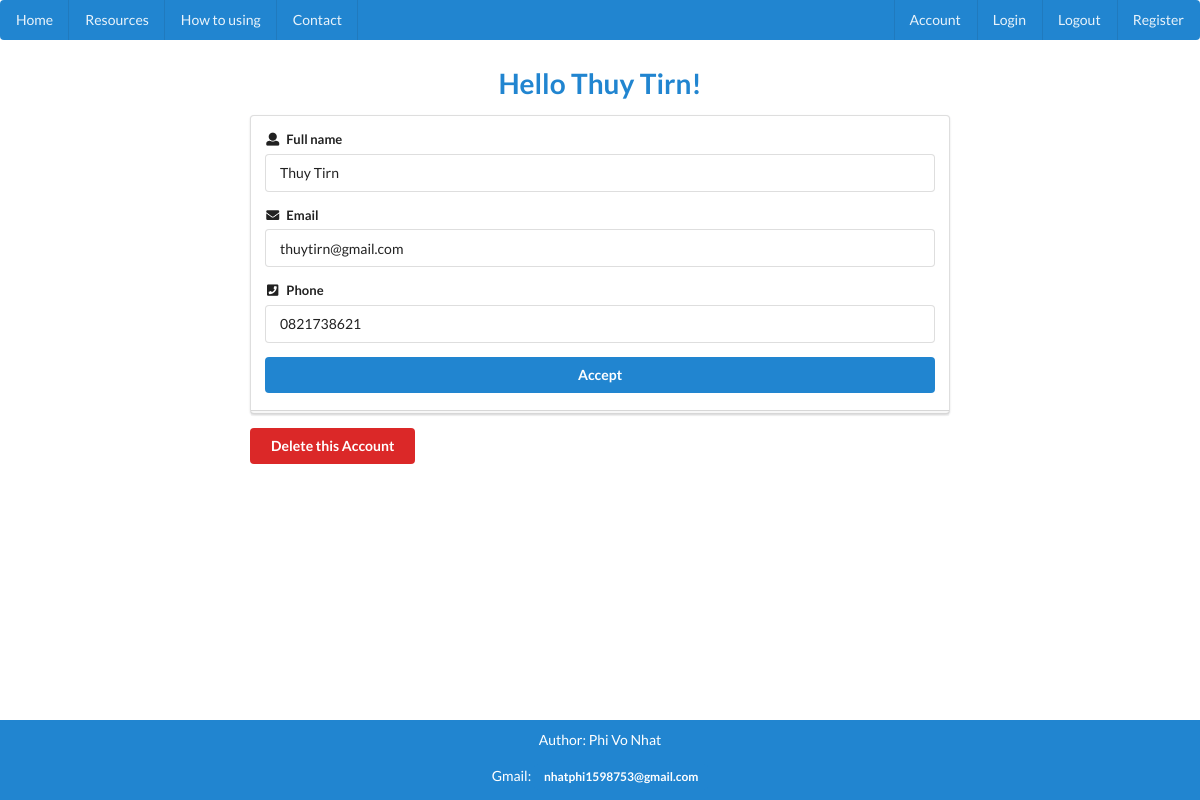
/user (signed in), run on the app's committed database.
### app.py (models this page shows, shortened)
class User(db.Model):
    id = db.Column(db.Integer, primary_key=True)
    name = db.Column(db.String(255), unique=False, nullable=False)
    email = db.Column(db.String(255), unique=True, nullable=False)
    phone = db.Column(db.String(12), unique=False, nullable=False)
    username = db.Column(db.String(30), unique=True, nullable=False)
    password = db.Column(db.String(30), unique=False, nullable=False)
    job = db.relationship('Job', backref='person', lazy=True)

### app.py (the view, shortened to what this page needs)
@app.route('/user', methods=['GET', 'POST'])
def user_page():
    if 'username' in session:
        if session['username'] == 'admin':
            return redirect(url_for('admin_page'))
        username = session['username']
        user = User.query.filter_by(username=username).first()
        return render_template('user.html', user=user)
    else:
        flash('You need to login first!', 'info')
    return redirect(url_for('login'))

### templates/user.html (shortened to what this page needs)
{% extends 'base.html' %}
{% block body %}
    <h1 class="ui blue center aligned header">Hello {{ user.name }}!</h1>
    <div class="ui main text container">
        <form class="ui width form" method="post">
            <div class="ui stacked segment">
                <div class="field">
                    <label><i class="user icon"></i> Full name</label>
                    <input type="text" name="fullname" value="{{ user.name }}" required>
                </div>
                <div class="field">
                    <label><i class="envelope icon"></i> Email</label>
                    <input type="email" name="email" value="{{ user.email }}" required>
                </div>
                <div class="field">
                    <label><i class="phone square icon"></i> Phone</label>
                    <input type="number" onKeyPress="if(this.value.length==10) return false;" name="phone" value="{{ user.phone }}" required>
                </div>
                <button class="fluid ui blue button" type="submit">Accept</button>
            </div>
            <a class="negative ui button" href="/delete">Delete this Account</a>
        </form>
    </div>
{% endblock %}

### data on the page
User: name "Thuy Tirn", fullname "Thuy Tirn", email "thuytirn@gmail.com", phone "0821738621"
